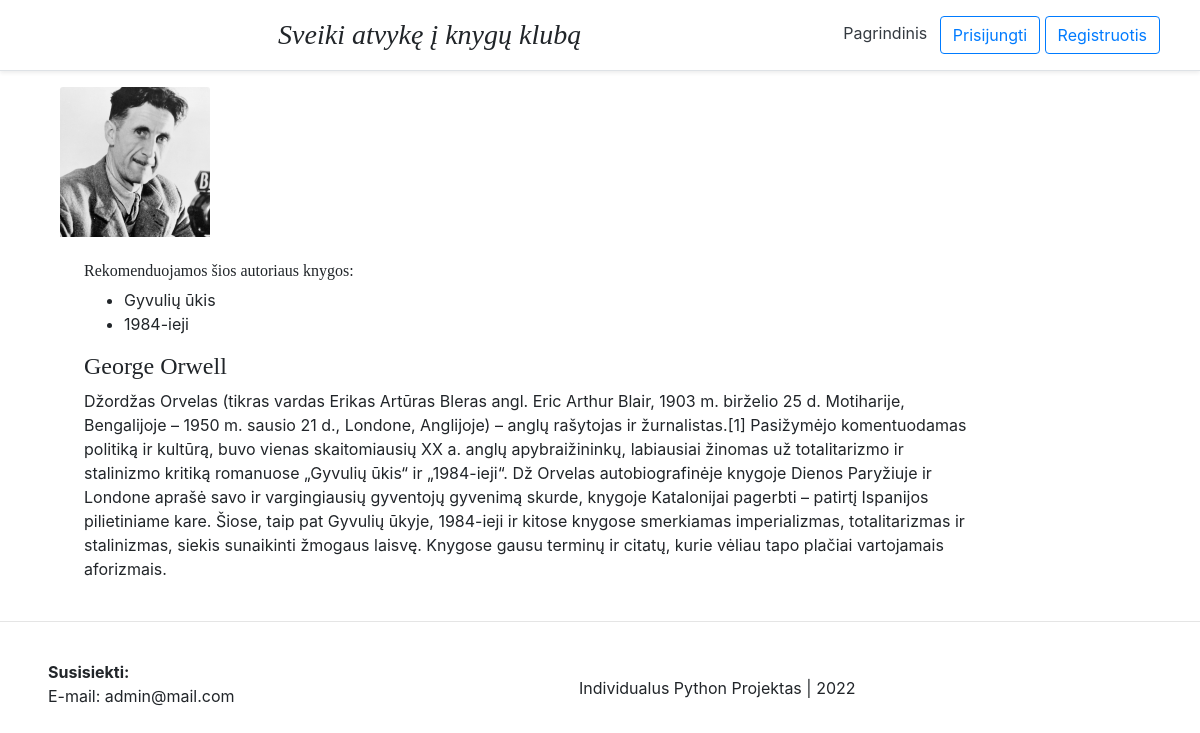
The page /author/2 on the database its author committed.
### bookcase/models.py (models this page shows, shortened)
class Author(models.Model):
    first_name = models.CharField('Vardas', max_length=50, null=True, blank=True)
    last_name = models.CharField('Pavardė', max_length=50)
    biography = models.TextField('Biografija', max_length=5000, null=True, blank=True)
    author_photo = models.ImageField('Nuotrauka', max_length=50, upload_to='authors/Photo/', null=True, blank=True)
    class Meta:
        ordering = ['last_name', 'first_name']

class Book(models.Model):
    title = models.CharField('Knygos pavadinimas', max_length=200)
    author = models.ForeignKey('Author', null=True, on_delete=models.SET_NULL, related_name='books')
    year = models.CharField('Metai', max_length=4, null=True, blank=True)
    desc = models.TextField('Aprašymas', max_length=2000, null=True, blank=True)
    pdf = models.FileField('Knygos pdf', upload_to='books/pdfs/', null=True, blank=True)
    cover = models.ImageField('Viršelis', max_length=50, upload_to='books/covers/', null=True, blank=True)
    uploaded_by = models.CharField(max_length=100, null=True, blank=True)
    user_id = models.CharField(max_length=100, null=True, blank=True)

### bookcase/views.py (the view)
# urls.py: path('author/<int:id>', views.get_author, name= "author"),
def get_author(request, id):
	author = get_object_or_404(Author, id=id)
	book = Book.objects.filter(author_id=author.id)
	context = {
        'author': author,
        'book': book
    }
	return render(request, "bookcase/author.html", context)

### bookcase/templates/bookcase/author.html (shortened to what this page needs)
{% extends 'base.html' %}
{% load static %}
{% block content %}
<div class="row">
    <div class="col-md-10 blog-main">
        <div class="col">
        {% if author.author_photo %}
            <img src="{{ author.author_photo.url}}" alt="{{ author.last_name}}" class="bd-placeholder-img card-img-top"  style="height: max 150px; width: 150px">
        {% endif %}
        </div>
        <div class="col m-4" >
                <h6>Rekomenduojamos šios autoriaus knygos:</h6>
                <ul>
                {% for book in author.books.all %}
                    <li>{{book.title}}</li>
                    {% endfor %}
                </ul>
                <h4>{{author.first_name}} {{author.last_name}}</h4>
                <p>{{author.biography | safe}}</p>
        </div>
    </div>
</div>
{% endblock %}

### rows shown on the page
Author: author_photo (picture), first_name "George", last_name "Orwell", biography "Džordžas Orvelas (tikras vardas Erikas Artūras Bleras angl. Eric Arthur Blair, 1903 m. birželio 25 d. Motiharije, Bengalijoje – 1950 m. sausio 21 d., Londone, Anglijoje) – anglų rašytojas ir žurnalistas.[1] Pasižymėjo komentuodamas politiką ir kultūrą, buvo vienas skaitomiausių XX a. anglų apybraižininkų, labiausiai žinomas už totalitarizmo ir stalinizmo kritiką romanuose „Gyvulių ūkis“ ir „1984-ieji“. Dž Orvelas autobiografinėje knygoje Dienos Paryžiuje ir Londone aprašė savo ir vargingiausių gyventojų gyvenimą skurde, knygoje Katalonijai pagerbti – patirtį Ispanijos pilietiniame kare. Šiose, taip pat Gyvulių ūkyje, 1984-ieji ir kitose knygose smerkiamas imperializmas, totalitarizmas ir…"
Book: title "Gyvulių ūkis"
Book: title "1984-ieji"
